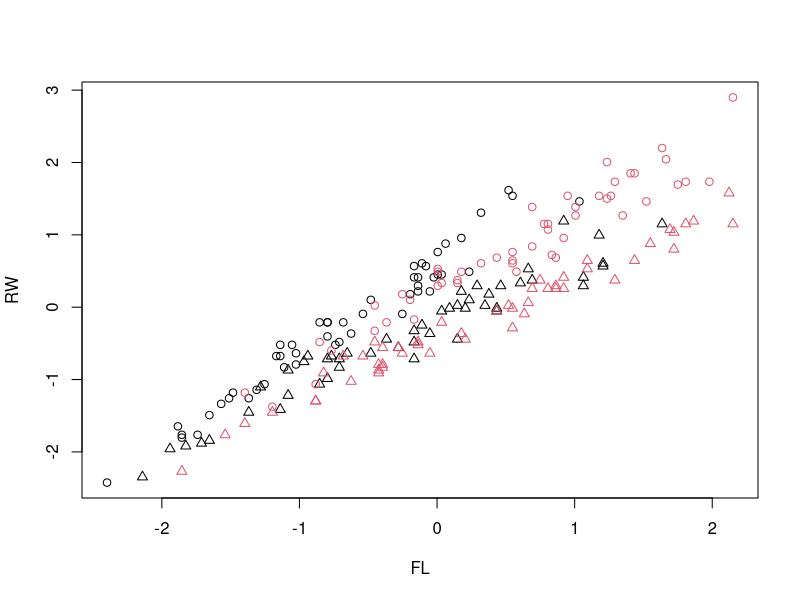
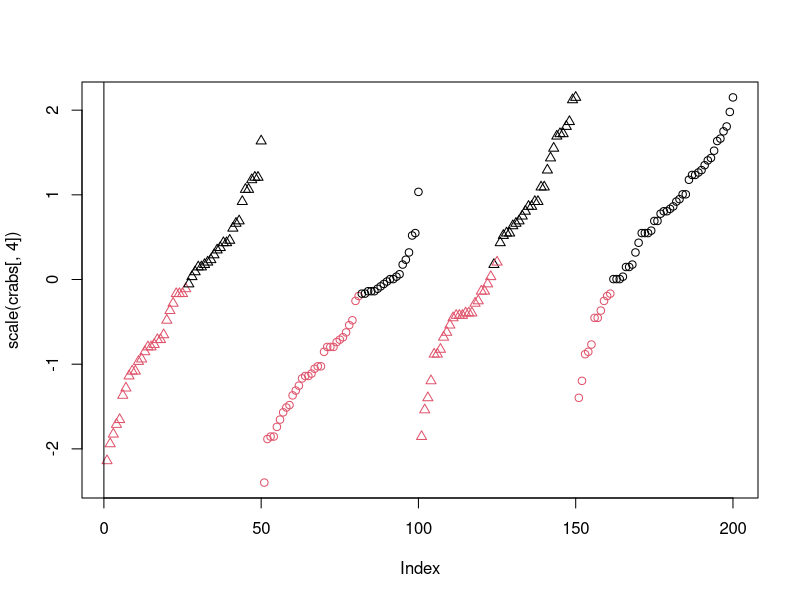
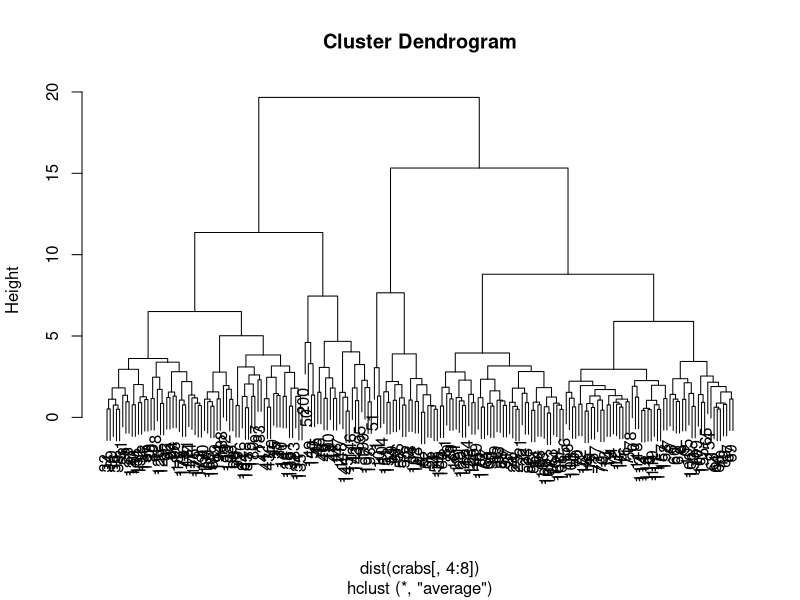
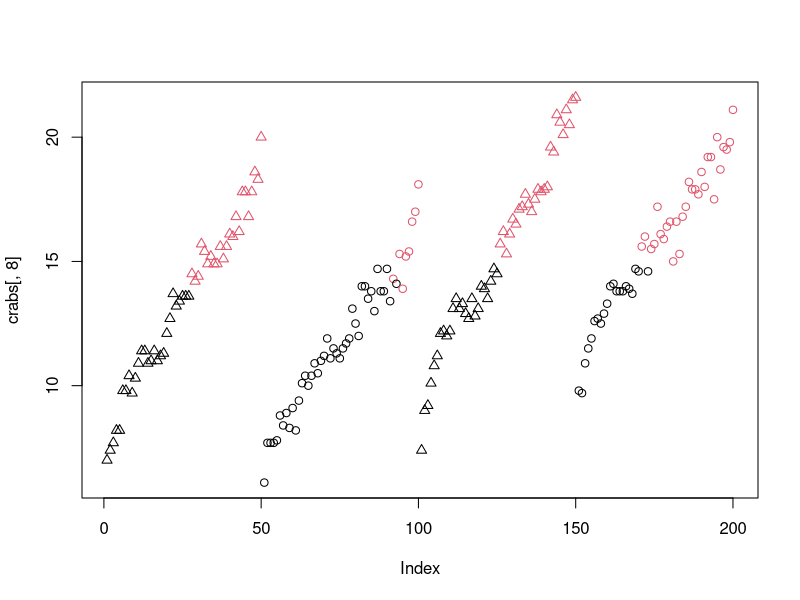

These charts were generated, in order, by the following R code:
#1)a)

#buscar 2 clusters y ver si detecta primero la especie o el sexo, dependiendo del metodo me puede dar uno u otro
#de que depende eso?

library(MASS)
data(crabs)
summary(crabs)
plot(scale(crabs[,4:8]),col=as.numeric(crabs[,1]),pch=as.numeric(crabs[,2]))

#En este dataset se sugiere usar una transformación logaritmica de los datos en primer lugar, y a partir de allí usar los
#datos con distintos escalados (por ejemplo, usar scale() o usar PCA -prcomp()- escalando los datos
#previamente o usar primero PCA y después escalar los datos, una vez girados).

#aplico k-means
cckmeans<-kmeans(scale(crabs[,4:8]),cent=2)
#plot(crabs[,4:8],pch=as.numeric(crabs[,2]),col=cc$cluster)
plot(scale(crabs[,4]),pch=as.numeric(crabs[,2]),col=cckmeans$cluster)
abline(v=0)


cchlust<-hclust(dist(crabs[,4:8]),method="average") #"single" "average" "complete"
#controlar el dendograma
plot(cchlust)
#ver el clustering
plot(crabs[,8],pch=as.numeric(crabs[,2]),col=cutree(cchlust,k=2))

#hago una tabla de confusion para comparar
cont.table <- table(cckmeans$cluster, cutree(cchlust,k=2))
print(cont.table)

library(e1071)
# Find optimal match between the two classifications
class.match <- matchClasses(as.matrix(cont.table),method="exact")
# Print the confusion table, with rows permuted to maximize the diagonal
print(cont.table[,class.match])


#La uniforme siempre es el peor dataset para buscar clusters
#b)